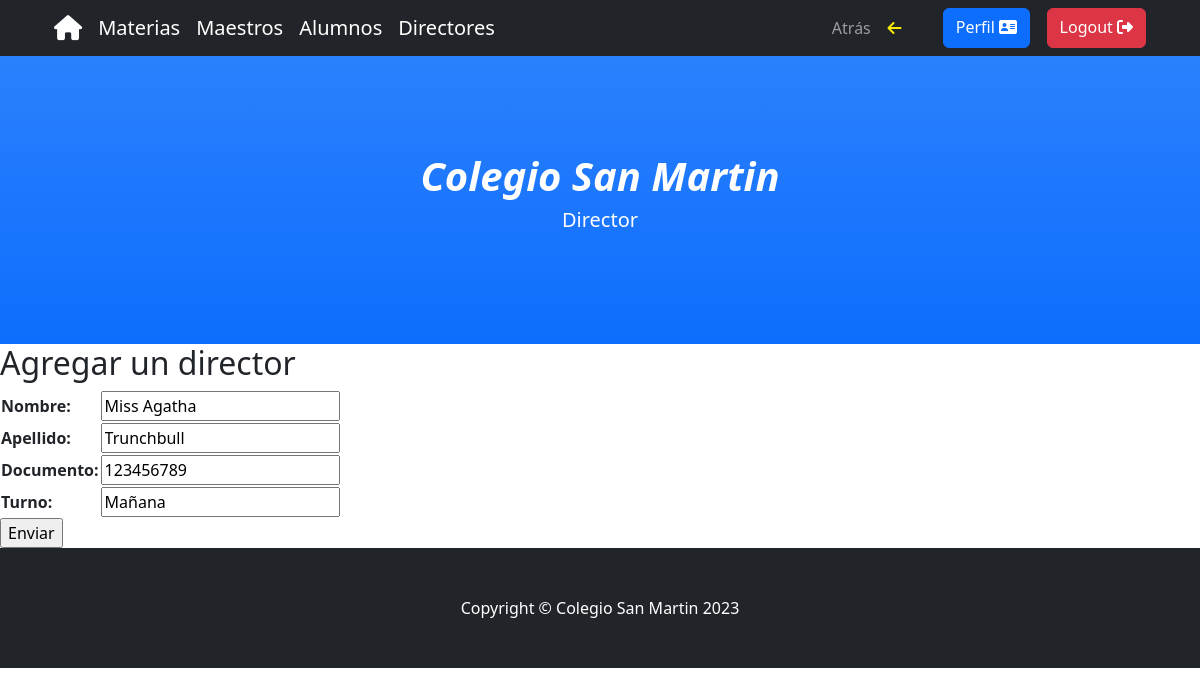
Screenshot of /update_director/1/ (signed in) with the database file from the repository.
### aplicacion/models.py (models this page shows, shortened)
class Director(models.Model):
    nombre = models.CharField(max_length=50, blank=False)
    apellido = models.CharField(max_length=50, blank=False)
    documento = models.IntegerField(blank=False)
    turno = models.CharField(max_length=50, blank=False)

### aplicacion/views.py (the view)
# urls.py: path('update_director/<int:pk>/', DirectoresUpdate.as_view(), name='update_director'),
class DirectoresUpdate(LoginRequiredMixin, UpdateView):
    model = Director
    fields = ['nombre','apellido','documento','turno']
    success_url = reverse_lazy('directores')

### aplicacion/templates/aplicacion/director_form.html (shortened to what this page needs)
{% extends 'aplicacion/base.html' %}
{% load static %}
{% block barra %}
    <li class="nav-item"><a class="nav-link" href="{% url 'directores' %}">Atrás&nbsp;&nbsp;&nbsp;&nbsp;<i class="fa-solid fa-arrow-left fa-beat" style="color: #faea05;"title="Atras"></i></a></li>
{% endblock barra %}
{% block titulo %}
    <p class="lead">Director</p>
{% endblock titulo %}
{% block contenido %}
    <h2>Agregar un director</h2>
    <form action="" method="POST">
        <table>
            {{ form.as_table }}
        </table>
        <input type="submit" value="Enviar">
    </form>
{% endblock contenido %}

### rows the page displays
Director: nombre "Miss Agatha", apellido "Trunchbull", documento "123456789", turno "Mañana"
